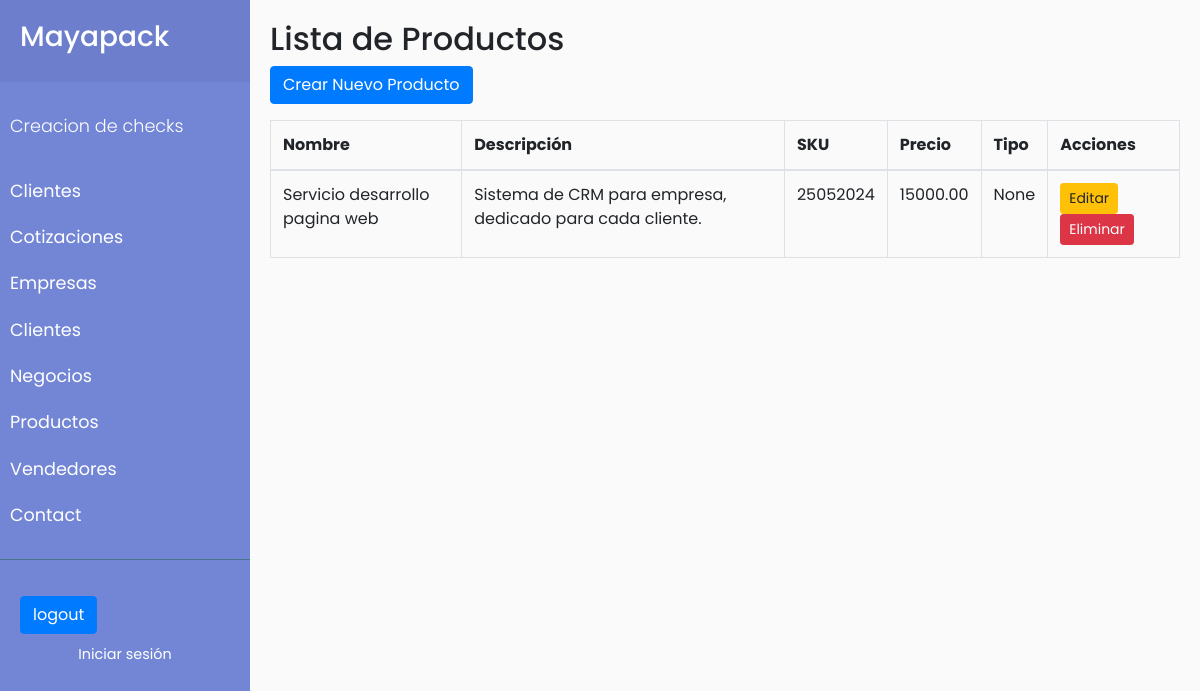
The page /productos on the database its author committed.
### productos/models.py (models this page shows, shortened)
class Producto(models.Model):
    PRODUCTO = 'producto'
    SERVICIO = 'servicio'
    TIPO_CHOICES = [
        (PRODUCTO, 'Producto'),
        (SERVICIO, 'Servicio'),
    ]
    nombre = models.CharField(max_length=255)
    descripcion = models.TextField()
    sku = models.CharField(max_length=100, unique=True)
    precio = models.DecimalField(max_digits=10, decimal_places=2)
    tipo = models.CharField(max_length=10, choices=TIPO_CHOICES, null=True)

### productos/views.py (the view)
# urls.py: path('productos', views.item_list, name='producto_list'),
def item_list(request):
    productos = Producto.objects.all()
    return render(request, 'productos/producto_list.html', {'productos': productos})

### productos/templates/productos/producto_list.html
{% extends 'base.html' %}
{% block content %}
<div id="content" class="container">
    <h2>Lista de Productos</h2>
    <a href="{% url 'producto_create' %}" class="btn btn-primary mb-3">Crear Nuevo Producto</a>
    <table class="table table-bordered">
        <thead>
            <tr>
                <th>Nombre</th>
                <th>Descripción</th>
                <th>SKU</th>
                <th>Precio</th>
                <th>Tipo</th>
                <th>Acciones</th>
            </tr>
        </thead>
        <tbody>
            {% for producto in productos %}
            <tr>
                <td>{{ producto.nombre }}</td>
                <td>{{ producto.descripcion }}</td>
                <td>{{ producto.sku }}</td>
                <td>{{ producto.precio }}</td>
                <td>{{ producto.get_tipo_display }}</td>
                <td>
                    <a href="{% url 'producto_update' producto.pk %}" class="btn btn-sm btn-warning">Editar</a>
                    <a href="{% url 'producto_delete' producto.pk %}" class="btn btn-sm btn-danger">Eliminar</a>
                </td>
            </tr>
            {% endfor %}
        </tbody>
    </table>
</div>
{% endblock %}

### cotizaciones/static/cotizaciones/css/sidemenu.css (style rules this page uses)
body { font-family: 'Poppins', sans-serif; background: #fafafa; }
a, a:hover, a:focus { color: inherit; text-decoration: none; transition: all 0.3s; }
#content { width: 100%; padding: 20px; min-height: 100vh; transition: all 0.3s; }

### rows shown on the page
Producto: nombre "Servicio desarrollo pagina web", descripcion "Sistema de CRM para empresa, dedicado para cada cliente.", sku "25052024", precio "15000.00", tipo "None"
